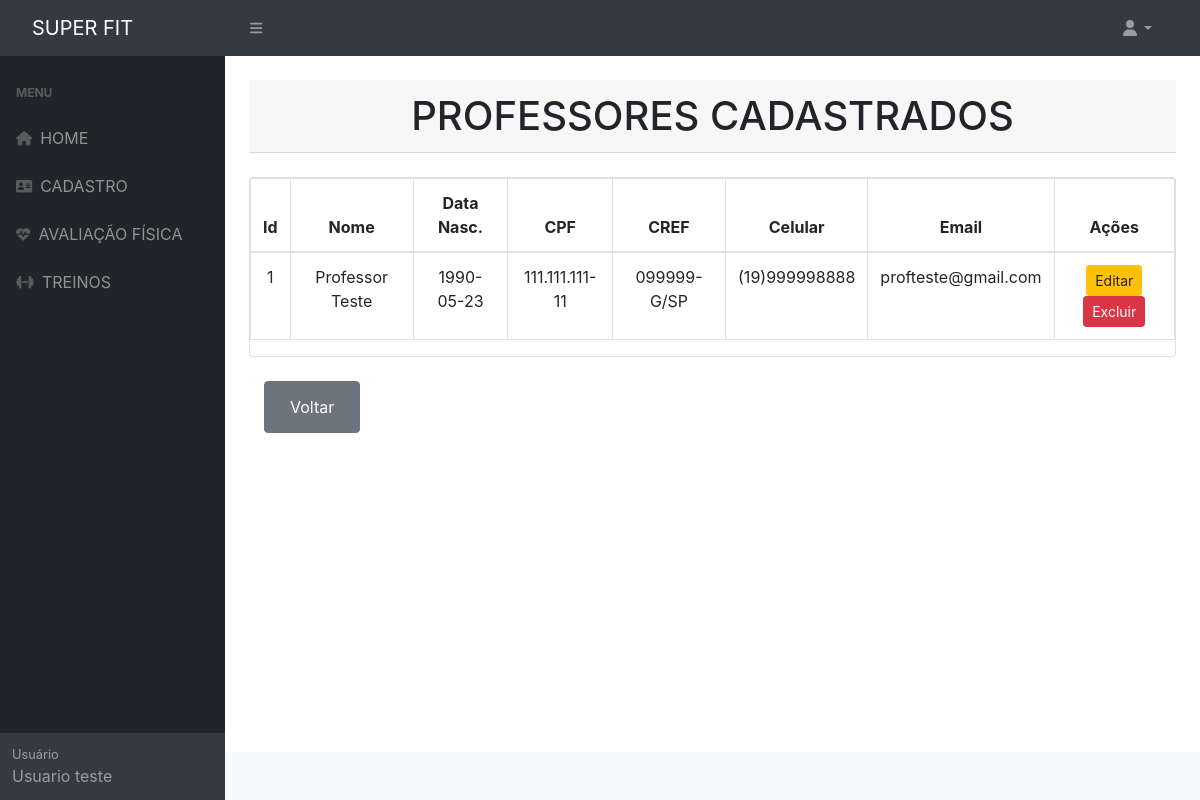
Screenshot of /buscar-prof.php (signed in) with the database file from the repository.
### tables this page shows
CREATE TABLE `professor` (
  `idProfessor` int NOT NULL,
  `nome` varchar(200) NOT NULL,
  `dataNascimento` date DEFAULT NULL,
  `sexo` varchar(10) DEFAULT NULL,
  `cpf` varchar(15) NOT NULL,
  `celular` varchar(45) NOT NULL,
  `cep` varchar(15) DEFAULT NULL,
  `cref` varchar(45) DEFAULT NULL,
  `estado` varchar(100) DEFAULT NULL,
  `cidade` varchar(100) DEFAULT NULL,
  `endereco` varchar(100) DEFAULT NULL,
  `email` varchar(100) NOT NULL,
  `senha` varchar(10) NOT NULL
);

### conexao/Conexao.php (called while the page is built)
<?php
class Conexao
{
    public static $instance;
    public static function getConexao()
    {
        if(!isset(self::$instance)){
            self::$instance = new PDO('mysql:host=localhost;dbname=teste', 'root', 'root', array(PDO::MYSQL_ATTR_INIT_COMMAND => "SET NAMES utf8"));
            self::$instance->setAttribute(PDO::ATTR_ERRMODE, PDO::ERRMODE_EXCEPTION);
            self::$instance->setAttribute(PDO::ATTR_ORACLE_NULLS, PDO::NULL_EMPTY_STRING);
        }
        return self::$instance;
    }
}
?>

### dao/ProfessorDAO.php (called while the page is built, shortened)
<?php
    class ProfessorDAO
    {
        public function read() {
            try {
                $sql = "SELECT * FROM professor ORDER BY idProfessor ASC";
                $result = Conexao::getConexao()->query($sql);
                $lista = $result->fetchAll(PDO::FETCH_ASSOC);
                $f_lista = array();
                foreach ($lista as $l) {
                    $f_lista[] = $this->listaProfessores($l);
                }
                return $f_lista;
            } catch (Exception $e) {
                print "Ocorreu um erro ao tentar Buscar Todos." . $e;
            }
        }
        private function listaProfessores($row) {
            $professor = new Professor();
            $professor->setIdProfessor($row['idProfessor']);
            $professor->setNome($row['nome']);
            $professor->setDataNascimento($row['dataNascimento']);
            $professor->setSexo($row['sexo']);
            $professor->setCpf($row['cpf']);
            $professor->setCref($row['cref']);
            $professor->setCelular($row['celular']);
            $professor->setCep($row['cep']);
            $professor->setEstado($row['estado']);
            $professor->setCidade($row['cidade']);
            $professor->setEndereco($row['endereco']);
            $professor->setEmail($row['email']);
            $professor->setSenha($row['senha']);
            return $professor;
        }
    }
?>

### model/Professor.php (called while the page is built, shortened)
<?php
    Class Professor{
        private $idProfessor;
        private $nome;
        private $dataNascimento;
        private $cpf;
        private $cref;
        private $celular;
        private $email;
        function getIdProfessor()
        {
            return $this->idProfessor;
        }
        function setIdProfessor($idProfessor)
        {
            $this->idProfessor = $idProfessor;
        }
        function getNome()
        {
            return $this->nome;
        }
        function setNome($nome)
        {
            $this->nome = $nome;
        }
        function getDataNascimento()
        {
            return $this->dataNascimento;
        }
        function setDataNascimento($dataNascimento)
        {
            $this->dataNascimento = $dataNascimento;
        }
        function getCpf()
        {
            return $this->cpf;
        }
        function setCpf($cpf)
        {
            $this->cpf = $cpf;
        }
        function getCref()
        {
            return $this->cref;
        }
        function setCref($cref)
        {
            $this->cref = $cref;
        }
        function getCelular()
        {
            return $this->celular;
        }
        function setCelular($celular)
        {
            $this->celular = $celular;
        }
        function getEmail()
        {
            return $this->email;
        }
        function setEmail($email)
        {
            $this->email = $email;
        }
    }
?>

### buscar-prof.php (the view, shortened to what this page needs)
<?php
include_once('include/header.php');
include_once('include/navbar.php');
include_once('include/sidebar.php');
include_once('./conexao/Conexao.php');
include_once('./model/Professor.php');
include_once('./dao/ProfessorDAO.php');
$professordao = new ProfessorDAO();
?>
<body>
    <main>
        <div class="container-fluid px-4 text-center">
            <h1 class="card-header mt-4">PROFESSORES CADASTRADOS</h1>
            <br>
            <div class="card mb-4">
                <table class="table table-bordered">
                    <thead>
                        <tr>
                            <th>Id</th>
                            <th>Nome</th>
                            <th>Data Nasc.</th>
                            <th>CPF</th>
                            <th>CREF</th>
                            <th>Celular</th>
                            <th>Email</th>
                            <th>Ações</th>
                        </tr>
                    </thead>
                    <tbody>
                        <?php foreach ($professordao->read() as $professor): ?>
                            <tr>
                                <td>
                                    <?= $professor->getIdProfessor() ?>
                                </td>
                                <td>
                                    <?= $professor->getNome() ?>
                                </td>
                                <td>
                                    <?= $professor->getDataNascimento() ?>
                                </td>
                                <td>
                                    <?= $professor->getCpf() ?>
                                </td>
                                <td>
                                    <?= $professor->getCref() ?>
                                </td>
                                <td>
                                    <?= $professor->getCelular() ?>
                                </td>
                                <td>
                                    <?= $professor->getEmail() ?>
                                </td>
                                <td class="text-center">
                                    <button class="btn  btn-warning btn-sm" data-toggle="modal"
                                        data-target="#editar><?= $professor->getIdProfessor() ?>">
                                        Editar
                                    </button>
                                    <a href="controller/ProfessorController.php?del=<?= $professor->getIdProfessor() ?>"><button class="btn btn-danger btn-sm" type="button">Excluir</button></a>
                                </td>
                            </tr>
                        <?php endforeach ?>
                    </tbody>
                </table>
            </div>
            <div class="col-sm-1 mt-4 mb-0">
                <button type="button" class="btn btn-secondary"><a class="btn btn-secondary btn-block" href="cadastro-prof.php">Voltar</a></button>
            </div>
        </div>
    </main>
</body>
<?php
include_once('include/footer.php');
?>

### rows the page displays
professor: idProfessor "1", nome "Professor Teste", dataNascimento "1990-05-23", cpf "111.111.111-11", cref "099999-G/SP", celular "(19)999998888", email "profteste@gmail.com"
